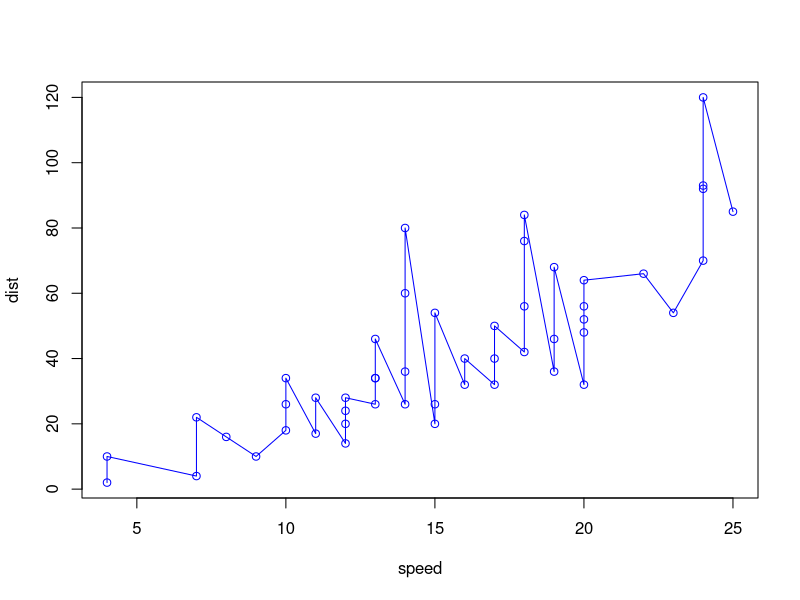

Recreate this plot in R.
## ---- chunk 1
knitr::opts_chunk$set(echo = TRUE)
## ---- chunk 2
head(cars,5)

plot(cars, type="o", col="blue")


